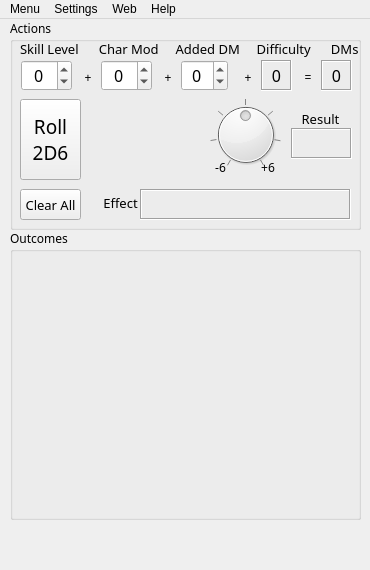
<?xml version="1.0" encoding="UTF-8"?>
<ui version="4.0">
 <class>MainWindow</class>
 <widget class="QMainWindow" name="MainWindow">
  <property name="geometry">
   <rect>
    <x>0</x>
    <y>0</y>
    <width>370</width>
    <height>570</height>
   </rect>
  </property>
  <property name="sizePolicy">
   <sizepolicy hsizetype="Preferred" vsizetype="Preferred">
    <horstretch>0</horstretch>
    <verstretch>0</verstretch>
   </sizepolicy>
  </property>
  <property name="minimumSize">
   <size>
    <width>370</width>
    <height>570</height>
   </size>
  </property>
  <property name="maximumSize">
   <size>
    <width>370</width>
    <height>570</height>
   </size>
  </property>
  <property name="windowTitle">
   <string>Skill Check 0.7.6 (Beta)</string>
  </property>
  <property name="windowIcon">
   <iconset resource="skillcheck.qrc">
    <normaloff>:/images/sc_icon_16x16.png</normaloff>:/images/sc_icon_16x16.png</iconset>
  </property>
  <widget class="QWidget" name="centralwidget">
   <property name="sizePolicy">
    <sizepolicy hsizetype="Preferred" vsizetype="Preferred">
     <horstretch>0</horstretch>
     <verstretch>0</verstretch>
    </sizepolicy>
   </property>
   <widget class="QGroupBox" name="actionsBox">
    <property name="geometry">
     <rect>
      <x>10</x>
      <y>0</y>
      <width>351</width>
      <height>211</height>
     </rect>
    </property>
    <property name="font">
     <font>
      <family>Eras Demi ITC</family>
      <italic>false</italic>
     </font>
    </property>
    <property name="title">
     <string>Actions</string>
    </property>
    <widget class="QLabel" name="label_4">
     <property name="geometry">
      <rect>
       <x>250</x>
       <y>140</y>
       <width>16</width>
       <height>16</height>
      </rect>
     </property>
     <property name="text">
      <string>+6</string>
     </property>
     <property name="alignment">
      <set>Qt::AlignCenter</set>
     </property>
     <property name="wordWrap">
      <bool>true</bool>
     </property>
    </widget>
    <widget class="QPushButton" name="clearButton">
     <property name="geometry">
      <rect>
       <x>10</x>
       <y>170</y>
       <width>61</width>
       <height>31</height>
      </rect>
     </property>
     <property name="font">
      <font>
       <pointsize>10</pointsize>
      </font>
     </property>
     <property name="toolTip">
      <string>Clear all fields</string>
     </property>
     <property name="text">
      <string>Clear All</string>
     </property>
    </widget>
    <widget class="QLabel" name="effectlabel">
     <property name="geometry">
      <rect>
       <x>90</x>
       <y>170</y>
       <width>41</width>
       <height>23</height>
      </rect>
     </property>
     <property name="font">
      <font>
       <pointsize>10</pointsize>
      </font>
     </property>
     <property name="text">
      <string>Effect</string>
     </property>
     <property name="alignment">
      <set>Qt::AlignBottom|Qt::AlignHCenter</set>
     </property>
    </widget>
    <widget class="QPushButton" name="rollButton">
     <property name="geometry">
      <rect>
       <x>10</x>
       <y>80</y>
       <width>61</width>
       <height>81</height>
      </rect>
     </property>
     <property name="font">
      <font>
       <pointsize>14</pointsize>
       <weight>50</weight>
       <italic>false</italic>
       <bold>false</bold>
       <underline>false</underline>
       <strikeout>false</strikeout>
       <kerning>true</kerning>
      </font>
     </property>
     <property name="toolTip">
      <string>Roll two 6-sided dice</string>
     </property>
     <property name="text">
      <string>Roll
2D6</string>
     </property>
     <property name="flat">
      <bool>false</bool>
     </property>
    </widget>
    <widget class="QLabel" name="label_7">
     <property name="geometry">
      <rect>
       <x>200</x>
       <y>140</y>
       <width>21</width>
       <height>16</height>
      </rect>
     </property>
     <property name="text">
      <string>-6</string>
     </property>
     <property name="alignment">
      <set>Qt::AlignCenter</set>
     </property>
     <property name="wordWrap">
      <bool>true</bool>
     </property>
    </widget>
    <widget class="QLabel" name="effect_result">
     <property name="geometry">
      <rect>
       <x>130</x>
       <y>170</y>
       <width>211</width>
       <height>31</height>
      </rect>
     </property>
     <property name="sizePolicy">
      <sizepolicy hsizetype="Preferred" vsizetype="Fixed">
       <horstretch>0</horstretch>
       <verstretch>0</verstretch>
      </sizepolicy>
     </property>
     <property name="font">
      <font>
       <pointsize>12</pointsize>
       <weight>75</weight>
       <bold>true</bold>
      </font>
     </property>
     <property name="toolTip">
      <string>The effect of the roll</string>
     </property>
     <property name="frameShape">
      <enum>QFrame::Box</enum>
     </property>
     <property name="frameShadow">
      <enum>QFrame::Sunken</enum>
     </property>
     <property name="text">
      <string/>
     </property>
     <property name="alignment">
      <set>Qt::AlignCenter</set>
     </property>
    </widget>
    <widget class="QLabel" name="label">
     <property name="geometry">
      <rect>
       <x>10</x>
       <y>20</y>
       <width>351</width>
       <height>20</height>
      </rect>
     </property>
     <property name="font">
      <font>
       <pointsize>10</pointsize>
      </font>
     </property>
     <property name="text">
      <string>Skill Level      Char Mod     Added DM     Difficulty      DMs</string>
     </property>
     <property name="alignment">
      <set>Qt::AlignLeading|Qt::AlignLeft|Qt::AlignVCenter</set>
     </property>
    </widget>
    <widget class="QDial" name="diffdial">
     <property name="geometry">
      <rect>
       <x>200</x>
       <y>80</y>
       <width>71</width>
       <height>71</height>
      </rect>
     </property>
     <property name="toolTip">
      <string>Adust level of difficulty</string>
     </property>
     <property name="minimum">
      <number>-6</number>
     </property>
     <property name="maximum">
      <number>6</number>
     </property>
     <property name="singleStep">
      <number>2</number>
     </property>
     <property name="pageStep">
      <number>2</number>
     </property>
     <property name="sliderPosition">
      <number>0</number>
     </property>
     <property name="tracking">
      <bool>true</bool>
     </property>
     <property name="wrapping">
      <bool>false</bool>
     </property>
     <property name="notchTarget">
      <double>3.700000000000000</double>
     </property>
     <property name="notchesVisible">
      <bool>true</bool>
     </property>
    </widget>
    <widget class="QLabel" name="plus_sign_2">
     <property name="geometry">
      <rect>
       <x>150</x>
       <y>50</y>
       <width>16</width>
       <height>16</height>
      </rect>
     </property>
     <property name="text">
      <string>+</string>
     </property>
     <property name="alignment">
      <set>Qt::AlignCenter</set>
     </property>
    </widget>
    <widget class="QLabel" name="plus_sign">
     <property name="geometry">
      <rect>
       <x>70</x>
       <y>50</y>
       <width>16</width>
       <height>16</height>
      </rect>
     </property>
     <property name="text">
      <string>+</string>
     </property>
     <property name="alignment">
      <set>Qt::AlignCenter</set>
     </property>
    </widget>
    <widget class="QLabel" name="plus_sign_3">
     <property name="geometry">
      <rect>
       <x>230</x>
       <y>50</y>
       <width>16</width>
       <height>16</height>
      </rect>
     </property>
     <property name="text">
      <string>+</string>
     </property>
     <property name="alignment">
      <set>Qt::AlignCenter</set>
     </property>
    </widget>
    <widget class="QLabel" name="minus_sign">
     <property name="geometry">
      <rect>
       <x>290</x>
       <y>50</y>
       <width>16</width>
       <height>16</height>
      </rect>
     </property>
     <property name="text">
      <string>=</string>
     </property>
     <property name="alignment">
      <set>Qt::AlignCenter</set>
     </property>
    </widget>
    <widget class="QLabel" name="resultlabel">
     <property name="geometry">
      <rect>
       <x>280</x>
       <y>90</y>
       <width>61</width>
       <height>20</height>
      </rect>
     </property>
     <property name="font">
      <font>
       <pointsize>10</pointsize>
      </font>
     </property>
     <property name="text">
      <string>Result</string>
     </property>
     <property name="alignment">
      <set>Qt::AlignCenter</set>
     </property>
    </widget>
    <widget class="QLabel" name="die_result">
     <property name="geometry">
      <rect>
       <x>281</x>
       <y>109</y>
       <width>61</width>
       <height>31</height>
      </rect>
     </property>
     <property name="sizePolicy">
      <sizepolicy hsizetype="Preferred" vsizetype="Fixed">
       <horstretch>0</horstretch>
       <verstretch>0</verstretch>
      </sizepolicy>
     </property>
     <property name="font">
      <font>
       <family>Eras Demi ITC</family>
       <pointsize>16</pointsize>
       <weight>75</weight>
       <bold>true</bold>
      </font>
     </property>
     <property name="toolTip">
      <string>Total roll result</string>
     </property>
     <property name="frameShape">
      <enum>QFrame::Box</enum>
     </property>
     <property name="frameShadow">
      <enum>QFrame::Sunken</enum>
     </property>
     <property name="text">
      <string/>
     </property>
     <property name="alignment">
      <set>Qt::AlignCenter</set>
     </property>
    </widget>
    <widget class="QLabel" name="totalDM">
     <property name="geometry">
      <rect>
       <x>311</x>
       <y>41</y>
       <width>31</width>
       <height>31</height>
      </rect>
     </property>
     <property name="sizePolicy">
      <sizepolicy hsizetype="Preferred" vsizetype="Fixed">
       <horstretch>0</horstretch>
       <verstretch>0</verstretch>
      </sizepolicy>
     </property>
     <property name="font">
      <font>
       <pointsize>12</pointsize>
      </font>
     </property>
     <property name="toolTip">
      <string>Dice modifier total</string>
     </property>
     <property name="frameShape">
      <enum>QFrame::Box</enum>
     </property>
     <property name="frameShadow">
      <enum>QFrame::Sunken</enum>
     </property>
     <property name="text">
      <string>0</string>
     </property>
     <property name="alignment">
      <set>Qt::AlignCenter</set>
     </property>
    </widget>
    <widget class="QLabel" name="totalDiff">
     <property name="geometry">
      <rect>
       <x>251</x>
       <y>41</y>
       <width>31</width>
       <height>31</height>
      </rect>
     </property>
     <property name="sizePolicy">
      <sizepolicy hsizetype="Preferred" vsizetype="Fixed">
       <horstretch>0</horstretch>
       <verstretch>0</verstretch>
      </sizepolicy>
     </property>
     <property name="font">
      <font>
       <pointsize>12</pointsize>
      </font>
     </property>
     <property name="toolTip">
      <string>Difficulty level</string>
     </property>
     <property name="frameShape">
      <enum>QFrame::Box</enum>
     </property>
     <property name="frameShadow">
      <enum>QFrame::Sunken</enum>
     </property>
     <property name="text">
      <string>0</string>
     </property>
     <property name="alignment">
      <set>Qt::AlignCenter</set>
     </property>
    </widget>
    <widget class="QSpinBox" name="inputDM">
     <property name="geometry">
      <rect>
       <x>171</x>
       <y>41</y>
       <width>47</width>
       <height>31</height>
      </rect>
     </property>
     <property name="font">
      <font>
       <pointsize>12</pointsize>
      </font>
     </property>
     <property name="toolTip">
      <string>Added dice modifier</string>
     </property>
     <property name="frame">
      <bool>true</bool>
     </property>
     <property name="alignment">
      <set>Qt::AlignCenter</set>
     </property>
     <property name="buttonSymbols">
      <enum>QAbstractSpinBox::UpDownArrows</enum>
     </property>
     <property name="minimum">
      <number>-99</number>
     </property>
     <property name="maximum">
      <number>99</number>
     </property>
    </widget>
    <widget class="QSpinBox" name="inputcharmod">
     <property name="geometry">
      <rect>
       <x>91</x>
       <y>41</y>
       <width>51</width>
       <height>31</height>
      </rect>
     </property>
     <property name="font">
      <font>
       <pointsize>12</pointsize>
      </font>
     </property>
     <property name="toolTip">
      <string>Characteristic modifier</string>
     </property>
     <property name="frame">
      <bool>true</bool>
     </property>
     <property name="alignment">
      <set>Qt::AlignCenter</set>
     </property>
     <property name="buttonSymbols">
      <enum>QAbstractSpinBox::UpDownArrows</enum>
     </property>
     <property name="minimum">
      <number>-3</number>
     </property>
     <property name="maximum">
      <number>5</number>
     </property>
    </widget>
    <widget class="QSpinBox" name="inputskilllevel">
     <property name="geometry">
      <rect>
       <x>11</x>
       <y>41</y>
       <width>51</width>
       <height>31</height>
      </rect>
     </property>
     <property name="font">
      <font>
       <pointsize>12</pointsize>
      </font>
     </property>
     <property name="toolTip">
      <string>Skill level</string>
     </property>
     <property name="alignment">
      <set>Qt::AlignCenter</set>
     </property>
     <property name="minimum">
      <number>-3</number>
     </property>
     <property name="maximum">
      <number>7</number>
     </property>
     <property name="singleStep">
      <number>1</number>
     </property>
    </widget>
    <widget class="QLabel" name="die1Label">
     <property name="geometry">
      <rect>
       <x>80</x>
       <y>100</y>
       <width>48</width>
       <height>48</height>
      </rect>
     </property>
     <property name="statusTip">
      <string>First die</string>
     </property>
     <property name="text">
      <string/>
     </property>
     <property name="pixmap">
      <pixmap resource="skillcheck.qrc">:/images/die1_0.png</pixmap>
     </property>
    </widget>
    <widget class="QLabel" name="die2Label">
     <property name="geometry">
      <rect>
       <x>140</x>
       <y>100</y>
       <width>48</width>
       <height>48</height>
      </rect>
     </property>
     <property name="statusTip">
      <string>Second die</string>
     </property>
     <property name="text">
      <string/>
     </property>
     <property name="pixmap">
      <pixmap resource="skillcheck.qrc">:/images/die2_0.png</pixmap>
     </property>
    </widget>
   </widget>
   <widget class="QGroupBox" name="outcomesBox">
    <property name="geometry">
     <rect>
      <x>10</x>
      <y>210</y>
      <width>351</width>
      <height>291</height>
     </rect>
    </property>
    <property name="font">
     <font>
      <family>Eras Demi ITC</family>
     </font>
    </property>
    <property name="title">
     <string>Outcomes</string>
    </property>
    <widget class="MplWidget" name="mpl" native="true">
     <property name="geometry">
      <rect>
       <x>10</x>
       <y>20</y>
       <width>331</width>
       <height>261</height>
      </rect>
     </property>
     <property name="sizePolicy">
      <sizepolicy hsizetype="Preferred" vsizetype="Preferred">
       <horstretch>0</horstretch>
       <verstretch>0</verstretch>
      </sizepolicy>
     </property>
    </widget>
   </widget>
   <widget class="QLabel" name="brandlabel">
    <property name="geometry">
     <rect>
      <x>200</x>
      <y>500</y>
      <width>171</width>
      <height>31</height>
     </rect>
    </property>
    <property name="text">
     <string/>
    </property>
    <property name="pixmap">
     <pixmap resource="skillcheck.qrc">:/images/shonner_brand.png</pixmap>
    </property>
    <property name="alignment">
     <set>Qt::AlignCenter</set>
    </property>
   </widget>
  </widget>
  <widget class="QMenuBar" name="menubar">
   <property name="geometry">
    <rect>
     <x>0</x>
     <y>0</y>
     <width>370</width>
     <height>21</height>
    </rect>
   </property>
   <widget class="QMenu" name="menuAction">
    <property name="title">
     <string>Menu</string>
    </property>
    <addaction name="actionRoll"/>
    <addaction name="actionClear"/>
    <addaction name="separator"/>
    <addaction name="actionQuit"/>
   </widget>
   <widget class="QMenu" name="menuSettings">
    <property name="title">
     <string>Settings</string>
    </property>
    <widget class="QMenu" name="menuAudio_Test">
     <property name="statusTip">
      <string/>
     </property>
     <property name="title">
      <string>Audio Test</string>
     </property>
     <addaction name="actionPlaySample"/>
     <addaction name="actionUnMute"/>
     <addaction name="actionMute"/>
    </widget>
    <addaction name="menuAudio_Test"/>
   </widget>
   <widget class="QMenu" name="menuWeb">
    <property name="title">
     <string>Web</string>
    </property>
    <addaction name="actionVisit_Shonner"/>
    <addaction name="actionTech_Support"/>
   </widget>
   <widget class="QMenu" name="menuHelp">
    <property name="title">
     <string>Help</string>
    </property>
    <addaction name="actionOverview"/>
    <addaction name="actionAbout_Skill_Check"/>
   </widget>
   <addaction name="menuAction"/>
   <addaction name="menuSettings"/>
   <addaction name="menuWeb"/>
   <addaction name="menuHelp"/>
  </widget>
  <widget class="QStatusBar" name="statusbar">
   <property name="sizeGripEnabled">
    <bool>false</bool>
   </property>
  </widget>
  <action name="actionRoll">
   <property name="text">
    <string>Roll 2D6</string>
   </property>
   <property name="statusTip">
    <string>Roll two 6-sided dice</string>
   </property>
   <property name="shortcut">
    <string>Ctrl+R</string>
   </property>
  </action>
  <action name="actionClear">
   <property name="text">
    <string>Clear All</string>
   </property>
   <property name="statusTip">
    <string>Clear all fields</string>
   </property>
   <property name="shortcut">
    <string>Ctrl+C</string>
   </property>
  </action>
  <action name="actionQuit">
   <property name="text">
    <string>Quit</string>
   </property>
   <property name="statusTip">
    <string>Quit this program</string>
   </property>
   <property name="shortcut">
    <string>Ctrl+Q</string>
   </property>
  </action>
  <action name="actionPlaySample">
   <property name="enabled">
    <bool>false</bool>
   </property>
   <property name="text">
    <string>Play Sample</string>
   </property>
   <property name="statusTip">
    <string>Perform an audio test</string>
   </property>
   <property name="shortcut">
    <string>Ctrl+P</string>
   </property>
  </action>
  <action name="actionUnMute">
   <property name="text">
    <string>Un-Mute</string>
   </property>
   <property name="statusTip">
    <string>Enable audio</string>
   </property>
   <property name="shortcut">
    <string>Ctrl+U</string>
   </property>
  </action>
  <action name="actionMute">
   <property name="text">
    <string>Mute</string>
   </property>
   <property name="statusTip">
    <string>Disable audio</string>
   </property>
   <property name="shortcut">
    <string>Ctrl+M</string>
   </property>
  </action>
  <action name="actionVisit_Shonner">
   <property name="text">
    <string>Visit Shonner</string>
   </property>
   <property name="statusTip">
    <string>Visit Shonner on the web</string>
   </property>
  </action>
  <action name="actionTech_Support">
   <property name="text">
    <string>Tech Support</string>
   </property>
   <property name="iconText">
    <string>Tech Support</string>
   </property>
   <property name="statusTip">
    <string>Contact tech support</string>
   </property>
  </action>
  <action name="actionOverview">
   <property name="text">
    <string>Overview</string>
   </property>
   <property name="statusTip">
    <string>Give an overview</string>
   </property>
   <property name="shortcut">
    <string>F1</string>
   </property>
  </action>
  <action name="actionAbout_Skill_Check">
   <property name="text">
    <string>About Skill Check</string>
   </property>
   <property name="statusTip">
    <string>About Skill Check</string>
   </property>
  </action>
 </widget>
 <customwidgets>
  <customwidget>
   <class>MplWidget</class>
   <extends>QWidget</extends>
   <header>mplwidget</header>
   <container>1</container>
  </customwidget>
 </customwidgets>
 <tabstops>
  <tabstop>inputskilllevel</tabstop>
  <tabstop>inputcharmod</tabstop>
  <tabstop>inputDM</tabstop>
  <tabstop>rollButton</tabstop>
  <tabstop>diffdial</tabstop>
  <tabstop>clearButton</tabstop>
 </tabstops>
 <resources>
  <include location="skillcheck.qrc"/>
 </resources>
 <connections/>
</ui>
